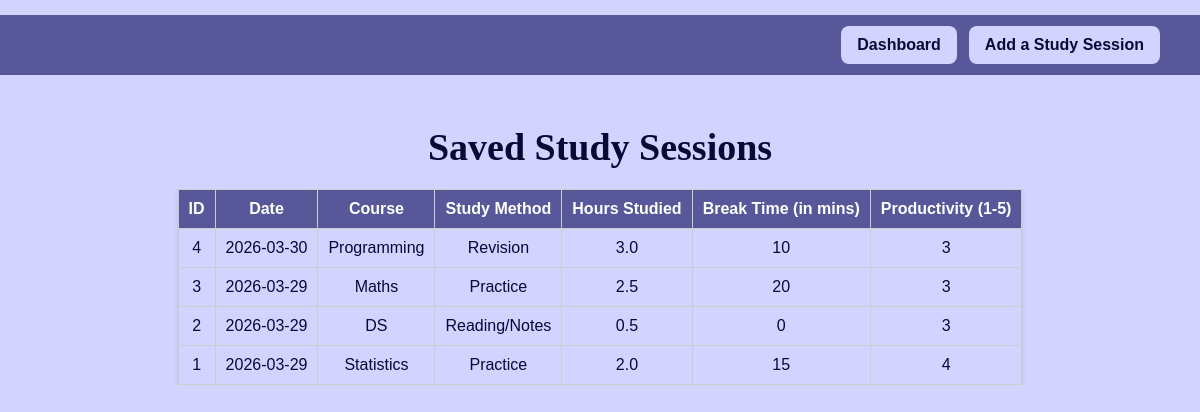
The app's page /view, older data.
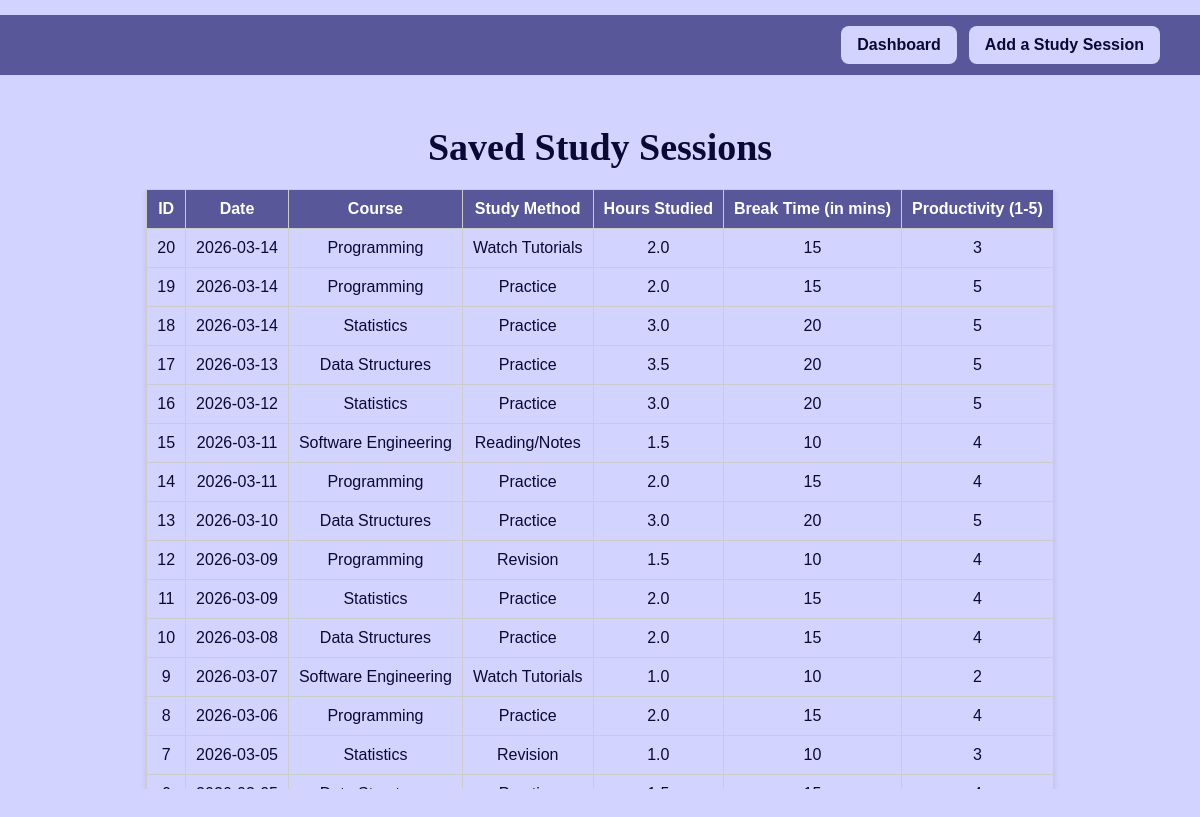
The same page, newer data.
### tables this page shows
CREATE TABLE study_sessions(
                   id INTEGER PRIMARY KEY AUTOINCREMENT,
                   date TEXT NOT NULL,
                   course_studied TEXT NOT NULL,
                   study_method TEXT NOT NULL,
                   study_hours REAL NOT NULL,
                   break_time INTEGER NOT NULL,
                   productivity_rating INTEGER NOT NULL
        );

### app.py (the view)
@app.route("/view")
def view_sessions():
    con_db = connect_db()
    sessions = con_db.execute("""SELECT * FROM study_sessions
                              ORDER BY date DESC, id DESC""").fetchall()
    con_db.close()
    return render_template("view.html", sessions=sessions)

### app.py (called while the page is built)
def connect_db():
    con_db = sqlite3.connect(db_name)
    con_db.row_factory = sqlite3.Row
    return con_db

### templates/view.html (shortened to what this page needs)
<!DOCTYPE html>
<html>
    <head>
        <link rel="stylesheet" href="{{ url_for('static', filename='style.css') }}">
    </head>
    <body>
        <div class="top-bar">
            <a href="/">Dashboard</a>
            <a href="/add">Add a Study Session</a>
        </div>
        <h1>Saved Study Sessions</h1>
        <div class="table-container">
            <table>
                <thead>
                    <tr>
                        <th>ID</th>
                        <th>Date</th>
                        <th>Course</th>
                        <th>Study Method</th>
                        <th>Hours Studied</th>
                        <th>Break Time (in mins)</th>
                        <th>Productivity (1-5)</th>
                    </tr>
                </thead>
                <tbody>
                    {% for session in sessions %}
                    <tr>
                        <td>{{session["id"]}}</td>
                        <td>{{session["date"]}}</td>
                        <td>{{session["course_studied"]}}</td>
                        <td>{{session["study_method"]}}</td>
                        <td>{{session["study_hours"]}}</td>
                        <td>{{session["break_time"]}}</td>
                        <td>{{session["productivity_rating"]}}</td>
                    </tr>
                    {% endfor %}
                </tbody>
            </table>
        </div>
    </body>
</html>

Row changes from the older to the newer data that the page shows:
no longer on this page (row edited): study_sessions: id "4", date "2026-03-30", course_studied "Programming", study_method "Revision", study_hours "3.0", break_time "10", productivity_rating "3"
no longer on this page (row edited): study_sessions: id "3", date "2026-03-29", course_studied "Maths", study_method "Practice", study_hours "2.5", break_time "20", productivity_rating "3"
no longer on this page (row edited): study_sessions: id "2", date "2026-03-29", course_studied "DS", study_method "Reading/Notes", study_hours "0.5", break_time "0", productivity_rating "3"
no longer on this page (row edited): study_sessions: id "1", date "2026-03-29", course_studied "Statistics", study_method "Practice", study_hours "2.0", break_time "15", productivity_rating "4"
added study_sessions: id "20", date "2026-03-14", course_studied "Programming", study_method "Watch Tutorials", study_hours "2.0", break_time "15", productivity_rating "3"
added study_sessions: id "19", date "2026-03-14", course_studied "Programming", study_method "Practice", study_hours "2.0", break_time "15", productivity_rating "5"
added study_sessions: id "18", date "2026-03-14", course_studied "Statistics", study_method "Practice", study_hours "3.0", break_time "20", productivity_rating "5"
added study_sessions: id "17", date "2026-03-13", course_studied "Data Structures", study_method "Practice", study_hours "3.5", break_time "20", productivity_rating "5"
added study_sessions: id "16", date "2026-03-12", course_studied "Statistics", study_method "Practice", study_hours "3.0", break_time "20", productivity_rating "5"
added study_sessions: id "15", date "2026-03-11", course_studied "Software Engineering", study_method "Reading/Notes", study_hours "1.5", break_time "10", productivity_rating "4"
added study_sessions: id "14", date "2026-03-11", course_studied "Programming", study_method "Practice", study_hours "2.0", break_time "15", productivity_rating "4"
added study_sessions: id "13", date "2026-03-10", course_studied "Data Structures", study_method "Practice", study_hours "3.0", break_time "20", productivity_rating "5"
added study_sessions: id "12", date "2026-03-09", course_studied "Programming", study_method "Revision", study_hours "1.5", break_time "10", productivity_rating "4"
added study_sessions: id "11", date "2026-03-09", course_studied "Statistics", study_method "Practice", study_hours "2.0", break_time "15", productivity_rating "4"
added study_sessions: id "10", date "2026-03-08", course_studied "Data Structures", study_method "Practice", study_hours "2.0", break_time "15", productivity_rating "4"
added study_sessions: id "9", date "2026-03-07", course_studied "Software Engineering", study_method "Watch Tutorials", study_hours "1.0", break_time "10", productivity_rating "2"
added study_sessions: id "8", date "2026-03-06", course_studied "Programming", study_method "Practice", study_hours "2.0", break_time "15", productivity_rating "4"
added study_sessions: id "7", date "2026-03-05", course_studied "Statistics", study_method "Revision", study_hours "1.0", break_time "10", productivity_rating "3"
